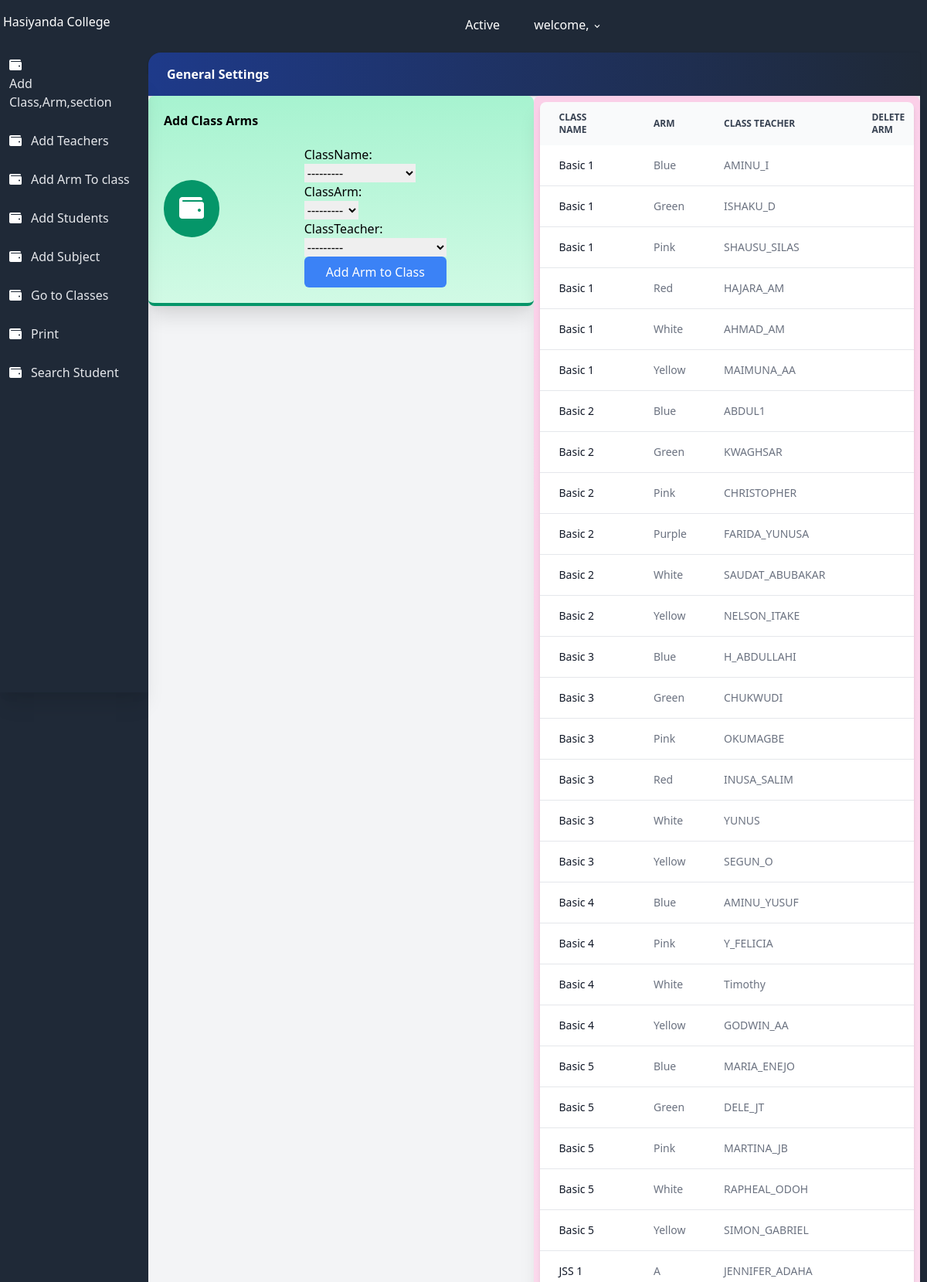
Screenshot of /CreateClassArm/ (upper part) with the database file from the repository.
### result/models.py (models this page shows, shortened)
class all_class(models.Model):
    className = models.CharField(max_length=100 , unique=True)
    section = models.ForeignKey(section, on_delete=models.CASCADE, null=True)
    complete = models.BooleanField(default=False)
    date = models.DateTimeField(auto_now_add=True)
    def __str__(self):
        return self.className
    class Meta:
        ordering = ['className']

class classArmTeacher(models.Model):
    className = models.ForeignKey(all_class, on_delete=models.CASCADE, null=True)
    classArm = models.ForeignKey(classArm, related_name='classArm', on_delete=models.CASCADE, null=True)
    classTeacher = models.ForeignKey(User, on_delete=models.SET_NULL, null=True)
    date = models.DateTimeField(auto_now_add=True)
    class Meta:
        ordering = ['className']

class classArm(models.Model):
    armName = models.CharField(max_length=100 , unique=True)
    def __str__(self):
        return self.armName
    class Meta:
        ordering = ['armName']

### users/models.py (models this page shows, shortened)
class User(AbstractUser):
    class Role(models.TextChoices):
        ADMIN = 'admin'
        TEACHER = 'teacher'
        STUDENT = 'student'
    base_role = Role.TEACHER
    role = models.CharField(max_length=10, choices= Role.choices , null=True, blank=True)
    section = models.ForeignKey('result.section', on_delete=models.SET_NULL, null=True , blank=True)
    class Meta:
        db_table = 'auth_user'
    def __str__(self):
        return self.username

### result/views.py (the view)
# urls.py: path('CreateClassArm/', CreateClassArm.as_view(), name='CreateClassArm'),
class CreateClassArm(CreateView):
    model = classArmTeacher
    form_class = ClassArmTeacherForm
    template_name = 'result/CreateClassArm.html'
    success_url = reverse_lazy('result:CreateClassArm')
    def get_context_data(self, **kwargs):
        context = super(CreateClassArm, self).get_context_data(**kwargs)
        context['classArms'] = classArmTeacher.objects.all()
        return context

### result/forms.py
class ClassArmTeacherForm(forms.ModelForm):
    class Meta:
        model = classArmTeacher
        fields = ['className', 'classArm', 'classTeacher']

### result/templates/result/CreateClassArm.html (shortened to what this page needs)
{% extends 'settingsbase.html' %}
{% load static %}
{% block content %}
                <div class="flex flex-wrap">
                    <div class="w-full md:w-1/2 xl:w-1/3">
                        <div class="bg-gradient-to-b from-green-200 to-green-100 border-b-4 border-green-600 rounded-lg shadow-xl p-5">
                            <h1 class="font-bold">Add Class Arms</h1>
                            <div class="flex flex-row items-center">
                                <div class="flex-shrink pr-4">
                                    <div class="rounded-full p-5 bg-green-600"><i class="fa fa-wallet fa-2x fa-inverse"></i></div>
                                </div>
                                <div class="max-w-lg mx-auto">
                                <form method="post" class="mt-5">
                                    {% for field in form %}
                                        <div class="form-group">
                                            {{ field.label_tag }}<br>
                                            {{ field }}
                                        </div>
                                    {% endfor %}
                                    <button type='submit' class="w-full text-white bg-blue-500 hover:bg-blue-600 px-3 py-2 rounded-md">
                                        Add Arm to Class
                                    </button>
                                </form>
    </div>
                            </div>
                        </div>
                    </div>
                    <div class="w-full md:w-1/2 xl:w-2/3">
                        <div class="bg-gradient-to-b from-pink-200 to-pink-100 border-b-4 border-pink-500 rounded-lg shadow-xl p-2">
                                <div class="overflow-x-auto relative shadow-md sm:rounded-lg">
                                    <table class="w-full text-sm text-left text-gray-500 dark:text-gray-400">
                                        <thead class="text-xs text-gray-700 uppercase bg-gray-50 dark:bg-gray-700 dark:text-gray-400">
                                            <tr>
                                                <th scope="col" class="py-3 px-6">
                                                    Class Name
                                                </th>
                                                <th scope="col" class="py-3 px-6">
                                                    Arm
                                                </th>
                                                <th scope="col" class="py-3 px-6">
                                                    Class Teacher
                                                </th>
                                                <th scope="col" class="py-3 px-6">
                                                    Delete Arm
                                                </th>
                                            </tr>
                                        </thead>
                                        <tbody>
                                            {% for classArm in classArms %}
                                            <tr class="bg-white border-b dark:bg-gray-800 dark:border-gray-700 hover:bg-gray-50 dark:hover:bg-gray-600">
                                                <th scope="row" class="py-4 px-6 font-medium text-gray-900 whitespace-nowrap dark:text-white">
                                                    {{ classArm.className }}
                                                </th>
                                                <td class="py-4 px-6">
                                                    {{ classArm.classArm }}
                                                </td>
                                                <td class="py-4 px-6">
                                                    {{ classArm.classTeacher }}
                                                </td>
                                                <td class="py-4 px-6">
                                                </td>
                                            </tr>
                                            {% endfor %}
                                        </tbody>
                                    </table>
                                </div>
                        </div>
                    </div>
                </div>
{% endblock %}

### rows the page displays
all_class: form "---------"
classArmTeacher: className "Basic 1", classArm "Blue", classTeacher "AMINU_I"
classArmTeacher: className "Basic 1", classArm "Green", classTeacher "ISHAKU_D"
classArmTeacher: className "Basic 1", classArm "Pink", classTeacher "SHAUSU_SILAS"
classArmTeacher: className "Basic 1", classArm "Red", classTeacher "HAJARA_AM"
classArmTeacher: className "Basic 1", classArm "White", classTeacher "AHMAD_AM"
classArmTeacher: className "Basic 1", classArm "Yellow", classTeacher "MAIMUNA_AA"
classArmTeacher: className "Basic 2", classArm "Blue", classTeacher "ABDUL1"
classArmTeacher: className "Basic 2", classArm "Green", classTeacher "KWAGHSAR"
classArmTeacher: className "Basic 2", classArm "Pink", classTeacher "CHRISTOPHER"
classArmTeacher: className "Basic 2", classArm "Purple", classTeacher "FARIDA_YUNUSA"
classArmTeacher: className "Basic 2", classArm "White", classTeacher "SAUDAT_ABUBAKAR"
classArmTeacher: className "Basic 2", classArm "Yellow", classTeacher "NELSON_ITAKE"
classArmTeacher: className "Basic 3", classArm "Blue", classTeacher "H_ABDULLAHI"
classArmTeacher: className "Basic 3", classArm "Green", classTeacher "CHUKWUDI"
classArmTeacher: className "Basic 3", classArm "Pink", classTeacher "OKUMAGBE"
classArmTeacher: className "Basic 3", classArm "Red", classTeacher "INUSA_SALIM"
classArmTeacher: className "Basic 3", classArm "White", classTeacher "YUNUS"
classArmTeacher: className "Basic 3", classArm "Yellow", classTeacher "SEGUN_O"
classArmTeacher: className "Basic 4", classArm "Blue", classTeacher "AMINU_YUSUF"
classArmTeacher: className "Basic 4", classArm "Pink", classTeacher "Y_FELICIA"
classArmTeacher: className "Basic 4", classArm "White", classTeacher "Timothy"
classArmTeacher: className "Basic 4", classArm "Yellow", classTeacher "GODWIN_AA"
classArmTeacher: className "Basic 5", classArm "Blue", classTeacher "MARIA_ENEJO"
classArmTeacher: className "Basic 5", classArm "Green", classTeacher "DELE_JT"
classArmTeacher: className "Basic 5", classArm "Pink", classTeacher "MARTINA_JB"
classArmTeacher: className "Basic 5", classArm "White", classTeacher "RAPHEAL_ODOH"
classArmTeacher: className "Basic 5", classArm "Yellow", classTeacher "SIMON_GABRIEL"
classArmTeacher: className "JSS 1", classArm "A", classTeacher "JENNIFER_ADAHA"

### other values shown
{{ field.label_tag }} "ClassName:" "ClassArm:" "ClassTeacher:"
